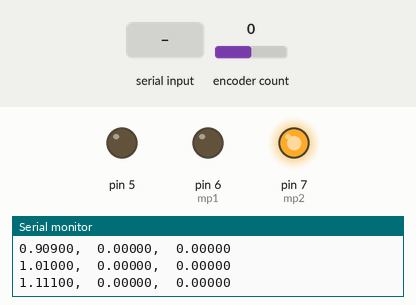
A sketch run on a simulated Arduino Uno, built with avr-gcc and run on an emulated ATmega328P. Shown: output pins drawn as LEDs (lit = HIGH), the last lines printed to the serial monitor. The test bench sets the inputs (shaded band); at power-on: encoder count 0.

Above: at 1.2 s.
1.3 s: "90,45\n" received over Serial
At 2.1 s:
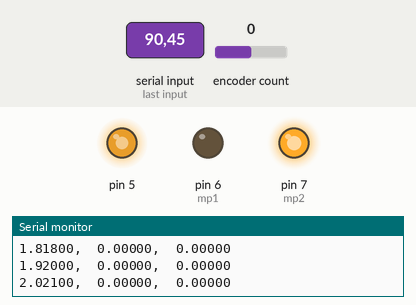
2.9 s: "30,150\n" received over Serial
At 3.8 s:
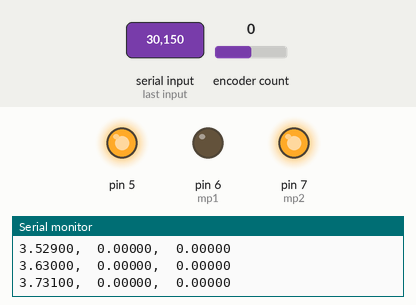
Timing chart, 0 to 5.9 s (numbered marks = the images above; inputs shaded):
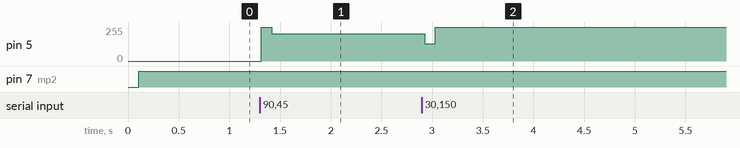

The sketch:

motorPDcontrol.ino
```cpp
#include <Encoder.h>

const int mp1 = 6;
const int mp2 = 7;
const int mPWM = 5;

double f = 0.5; // frequency in Hz
// hello
Encoder myEnc(20,21);

// === GLOBAL VARIABLES === //
const double GearRatio = 313;         // the gear ratio
const int countsPerRev_motor = 20;   // the counts per revolution of the motor shaft
long counts = 0;               // Globally initialize encoder counts

//time variables
unsigned long t_ms = 0;
double t = 0;                 // current time
double t_old_enc = 0;         // previous encoder sample time
double t_old_mot = 0;         // previous motor sample time
double Pos = 0;               // current pos
double Vel = 0;               // current velocity
double Pos_old = 0;           // previous pos
double T_enc=0.1;            // sample period in seconds
double T_motor=0.01;         // motor control sample time

//Controller variables
double Pos_desired = 0;
double acceptableError = 2;
double error_old = 0;


//Controller gains. NEED TUNING
double Kp  = 0.5; //0.6 goes unstable
double Kd = 0.0312;

void setup() {
  Serial.begin(9600);
  pinMode(mp1, OUTPUT);
  pinMode(mp2, OUTPUT);
}

void loop() {

  t_ms = millis();
  t = t_ms / 1000.0;

//  if(t_ms % 4000 == 0 && t_ms%8000 != 0) {
//    digitalWrite(mp1, LOW);
//    digitalWrite(mp2, HIGH);
//  } else if(t_ms%8000 == 0) {
//    digitalWrite(mp1, HIGH);
//    digitalWrite(mp2, LOW);
//
//  }

//=======
  if (t>t_old_enc+T_enc) {
  // === Position and Velocity === //
    counts = myEnc.read();  // get current counts
    Pos = (counts*360.0)/(20.0*313.0);               // Position in deg
    Vel = (Pos - Pos_old)/(t - t_old_enc);           // Velocity in deg/sec

    Serial.print(t, 5);     // print time; comment out if using the serial plotter
    Serial.print(",\t");     // tab command
    Serial.print(Pos, 5);   // print position
    Serial.print(",\t");
    Serial.println(Vel, 5); // print velocity


    //Loop position back to zero if it gets over 360 degrees
    if(Pos >= 360.0) {
      Pos = Pos - 360.0;
    }

    //If motor is at the desired position.
    //if(abs(Pos - Pos_desired) < acceptableError || abs((Pos-360.0) - Pos_desired) < acceptableError || abs(Pos - (Pos_desired - 360.0)) < acceptableError) {
      //Serial.println("Please enter an integer position in degrees from 0 to 359");
      if(Serial.available()>0) {
        Pos_desired = Serial.parseInt();
        Serial.read();
        Serial.print("Desired position: ");
        Serial.println(Pos_desired);
      }
    //}

    double error = Pos - Pos_desired;
    double derrordt = error/(t - t_old_enc);

    double input = Kp*(error);

    input = input - Kd*(derrordt);

    //Ensure values are something that the motor controller can provide
    input = constrain(input, -10.0, 10.0);

    //Send command to motor
    motorCommand(mp1, mp2, mPWM, input);
    //Serial.println(input);


    error_old = error;
    Pos_old = Pos;
    t_old_enc = t; //save current time and position

  }

}
```

motorCommand.ino
```cpp
void motorCommand(int mpa, int mpb, int PWM, double command) {

  if(command > 0) {
    digitalWrite(mpa, HIGH);
    digitalWrite(mpb, LOW);
    command = map(command, 0, 10, 0, 255);
  } else {
    digitalWrite(mpa, LOW);
    digitalWrite(mpb, HIGH);
    command = map(command, -10, 0, 255, 0);
  }

  //Serial.println(command);
  analogWrite(PWM, command);

}
```

Measured:
- after the input at 1.3 s, pin 5: 0/255 → 255/255 at once, → 204/255 0.10 s later
- after the input at 2.9 s, pin 5: 204/255 → 128/255 at once, → 255/255 0.10 s later
